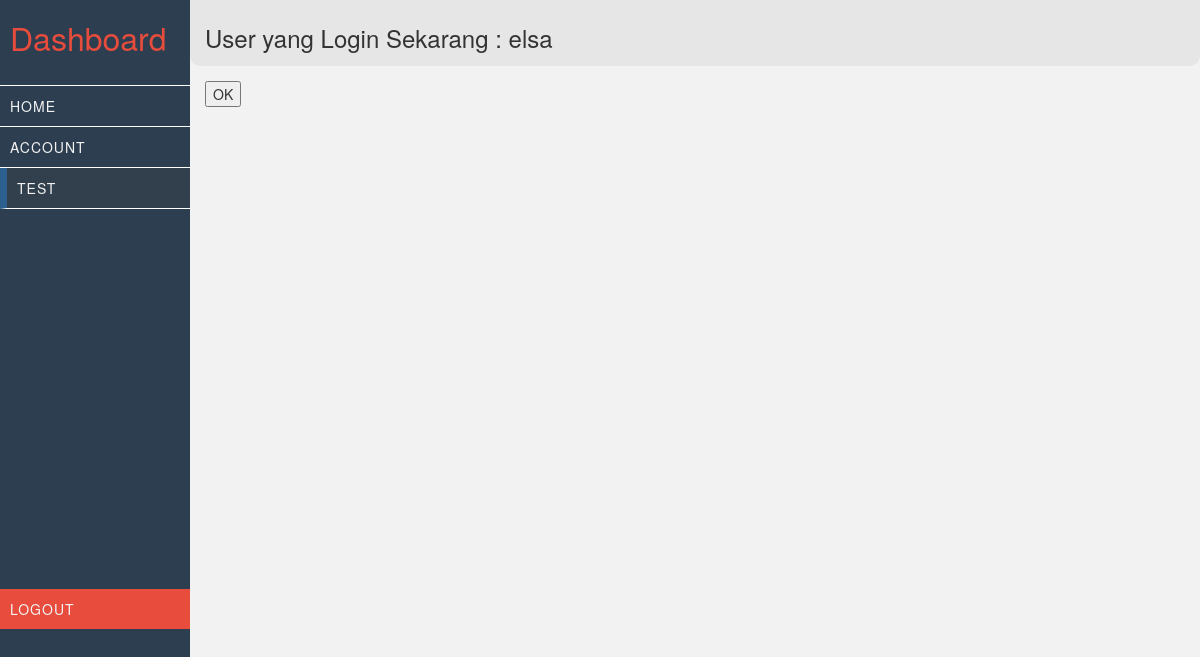
Before: /menu_test.php (signed in) with the older database file.
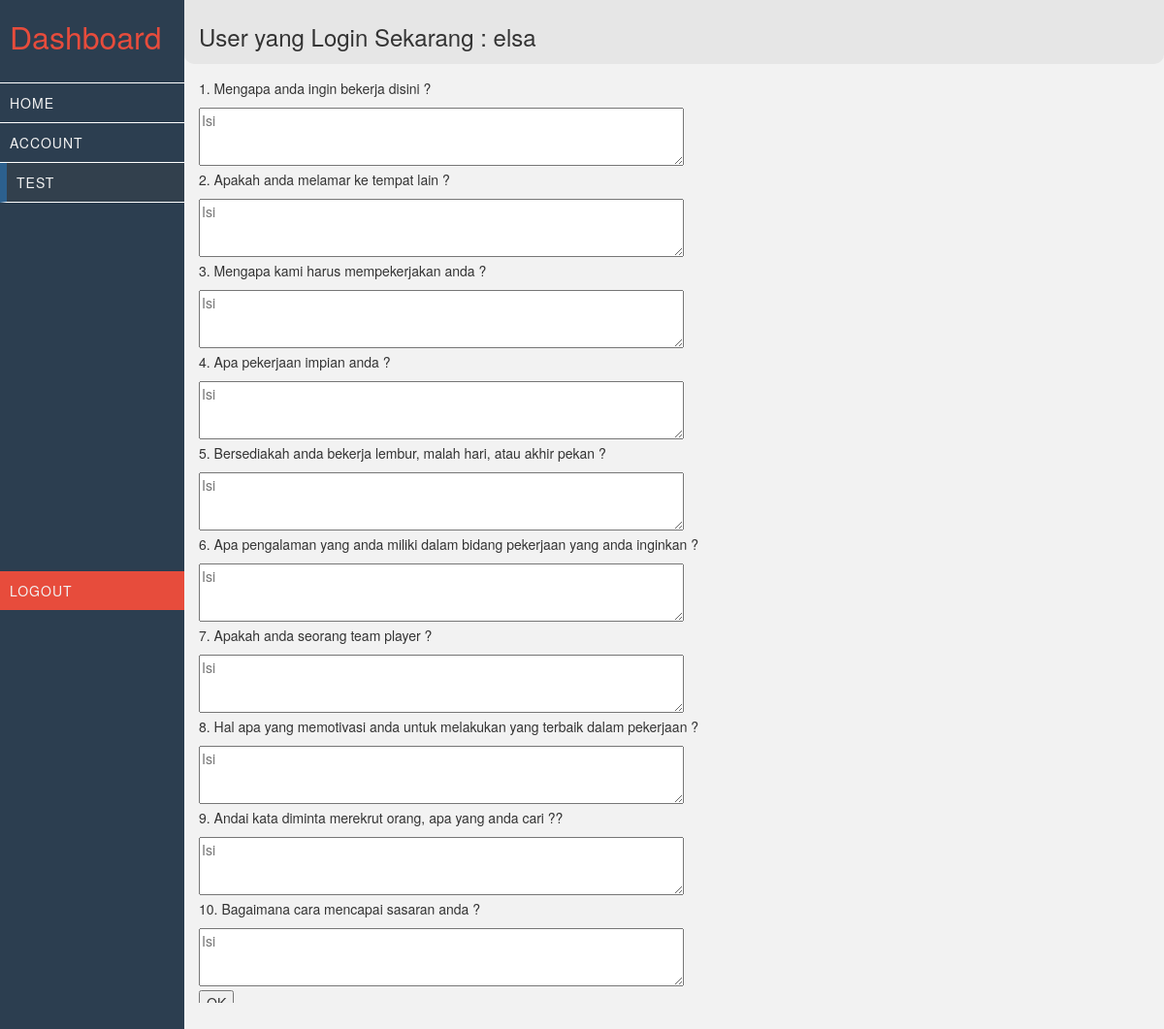
After: the same page with the newer database file.
### tables this page shows
CREATE TABLE `t_soal` (
  `no` int(225) NOT NULL,
  `soal` varchar(225) NOT NULL,
  `system_answer` varchar(255) NOT NULL,
  `system_answer2` varchar(255) NOT NULL,
  `system_answer3` varchar(255) NOT NULL,
  `system_answer4` varchar(255) NOT NULL,
  `system_answer5` varchar(255) NOT NULL,
  `system_answer6` varchar(255) NOT NULL
);

### Controller/test.php (called while the page is built, shortened)
<?php
include 'configdb.php';
$ceksession = $_SESSION['username'];
$result = $conn->query("SELECT result FROM t_user WHERE username = '$ceksession'");
$fetch = $result->fetch_assoc();
$r = $fetch['result'];
$q = $conn->query("SELECT * FROM t_soal");

### menu_test.php (the view, shortened to what this page needs)
<?php
include 'Controller/configdb.php';
include 'Controller/test.php';
require_once 'layout/header.php';
require_once 'core/sessionuser.php';
 ?>
		</head>
		<body style="background-color: white;">
			<div class="row">
				<div class="col-md-2" style="background-color: #2c3e50; height: 100vh;">
					<h1 style="color: #e74c3c; margin-left: 10px;">Dashboard</h1> <br>
					<div class="menudashboard">
						<a id="homee" href="home.php" class="link">Home <i class="fa fa-home fa-lg"></i></a><br>
						<a id="account" href="menu_Account.php" class="link">Account <i class="fa fa-user-circle-o fa-lg"></i></a><br>
						<a id="test" href="menu_test.php" class="link">Test <i class="fa fa-book fa-lg"></i></a>
						<a id="logout" href="Controller/logout.php" class="link">Logout <i class="fa fa-sign-out fa-lg"></i></a>
					</div>
				</div>
				<div class="col-md-10" style="background-color: #f2f2f2; height: 100vh;">
					<div class="isimenu">
						<div class="isimenu_head">
							<h3>
								<?php echo "User yang Login Sekarang : $ceksession";?>
							</h3>
						</div>
						<div class="isimenu_body contentTest">
							<form method="post" action="Controller/proses_test.php">
								<div class="main">
									<?php
										if ($r ==! 0)
										{
											if ($r >= 5)
											{
												echo "Anda sudah mengerjakan test dengan status : LULUS";
											}
											else
											{
												echo "Anda sudah mengerjakan test dengan status : TIDAK LULUS";
											}
										}
										else
										{
											if($q->num_rows)
											{
												while ($row = $q->fetch_assoc())
												{
													echo "<div  class=question>
																<p>".$row["no"].". ".$row["soal"]."</p>
																<textarea name=answer[] placeholder=Isi sesuai dengan kata hati anda..... class=txtArea></textarea>
														  </div>";
												}
											}
											echo "<input type=submit name=submit value=OK>";
										}
									?>
								</div>
							</form>
						</div>
					</div>
				</div>
			</div>
		</body>
	</html>

Changed rows visible on the page:
added t_soal: no "1", soal "Mengapa anda ingin bekerja disini ?"
added t_soal: no "2", soal "Apakah anda melamar ke tempat lain ?"
added t_soal: no "3", soal "Mengapa kami harus mempekerjakan anda ?"
added t_soal: no "4", soal "Apa pekerjaan impian anda ?"
added t_soal: no "5", soal "Bersediakah anda bekerja lembur, malah hari, atau akhir pekan ?"
added t_soal: no "6", soal "Apa pengalaman yang anda miliki dalam bidang pekerjaan yang anda inginkan ?"
added t_soal: no "7", soal "Apakah anda seorang team player ?"
added t_soal: no "8", soal "Hal apa yang memotivasi anda untuk melakukan yang terbaik dalam pekerjaan ?"
added t_soal: no "9", soal "Andai kata diminta merekrut orang, apa yang anda cari ??"
added t_soal: no "10", soal "Bagaimana cara mencapai sasaran anda ?"
